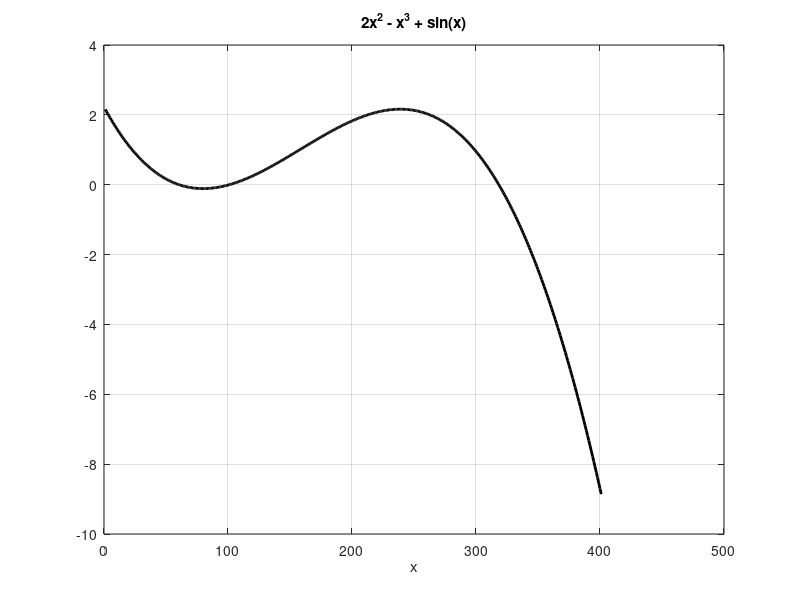

Source code (MATLAB): (Note: this script raises an error after producing the figure.)
clc;
clear;
%% Plotting Function
range = -1:0.01:3;
x = 2*(range).^2- (range).^3 + sin(range);
plot(x,'k', 'LineWidth', 2)
xlabel('x')
title('2x^2 - x^3 + sin(x)')
grid on
%%%%% BRACKETING METHODS %%%%%
%% Bisection Method
fprintf("Welcome to the Bisection Method function\n");
lowerbound = input('Please enter the lower bound:');
upperbound = input('Please enter the upper bound:');
while(upperbound < lowerbound)
    fprintf("Upper bound is smaller than the lower bound\n");
    upperbound = input('Please enter the upper bound: ');
end
maxiter = input('Please enter the maximum iteration number:');
tol = input('Please enter the wanted number accuracy in significant digits:');
[root,  iteration, score] = q4_BisectionMethod(lowerbound, upperbound, maxiter, tol);
fprintf('The root is %.10f', root);
fprintf('\n')
fprintf('The root given by fzero function is %.10f', score);
fprintf('\n')
fprintf('The iteration number is %d', iteration);
fprintf('\n')
%% False Position Method
fprintf("Welcome to the False Position Method function\n");
lowerbound = input('Please enter the lower bound:');
upperbound = input('Please enter the upper bound:');
while(upperbound < lowerbound)
    fprintf("Upper bound is smaller than the lower bound\n");
    upperbound = input('Please enter the upper bound: ');
end
maxiter = input('Please enter the maximum iteration number:');
tol = input('Please enter the wanted number accuracy in significant digits:');
[root, iteration, score] = q4_FalsePositionMethod(lowerbound, upperbound, maxiter, tol);
fprintf('The root is %.8f', root);
fprintf('\n')
fprintf('The root given by fzero function is %.8f', score);
fprintf('\n')
fprintf('The iteration number is %d', iteration);
fprintf('\n')
%% Modified False Position Method
fprintf("Welcome to the Modified False Position Method function\n");
lowerbound = input('Please enter the lower bound:');
upperbound = input('Please enter the upper bound:');
while(upperbound < lowerbound)
    fprintf("Upper bound is smaller than the lower bound\n");
    upperbound = input('Please enter the upper bound: ');
end
maxiter = input('Please enter the maximum iteration number:');
tol = input('Please enter the wanted number accuracy in significant digits:');
[root, iteration, score] = q4_ModifiedFalsePositionMethod(lowerbound, upperbound, maxiter, tol);
fprintf('The root is %.8f', root);
fprintf('\n')
fprintf('The root given by fzero function is %.8f', score);
fprintf('\n')
fprintf('The iteration number is %d', iteration);
fprintf('\n')
%%%%% BRACKETING METHODS %%%%%

%%%%% OPEN METHODS %%%%%
%% Newton Method
fprintf("Welcome to the Newton Method function\n");
p0 = input('Please enter the initial value:');

maxiter = input('Please enter the maximum iteration number:');
tol = input('Please enter the wanted number accuracy in significant digits:');

[root, iteration, score] = q4_NewtonMethod(p0, maxiter, tol);
fprintf('The root is %.8f', root);
fprintf('\n')
fprintf('The root given by fzero function is %.8f', score);
fprintf('\n')

fprintf('The iteration number is %d', iteration);
fprintf('\n')
%% Secant Method
fprintf("Welcome to the Secand Method function\n");
p0 = input('Please enter the p0:');
p1 = input('Please enter the p1:');
maxiter = input('Please enter the maximum iteration number:');
tol = input('Please enter the wanted number accuracy in significant digits:');
[root, iteration, score] = q4_SecantMethod(p0, p1, maxiter, tol);
fprintf('The root is %.8f', root);
fprintf('\n')
fprintf('The root given by fzero function is %.8f', score);
fprintf('\n')
fprintf('The iteration number is %d', iteration);
fprintf('\n')
%% Fixed Point Iteration
fprintf("Welcome to the Fixed Point Iteration function\n");
p0 = input('Please enter the initial value:');
maxiter = input('Please enter the maximum iteration number:');
tol = input('Please enter the wanted number accuracy in significant digits:');
[root, iteration, score] = q4_FixedPointIteration(p0, maxiter, tol);
fprintf('The root is %.8f', root);
fprintf('\n')
fprintf('The root given by fzero function is %.8f', score);
fprintf('\n')
fprintf('The iteration number is %d', iteration);
fprintf('\n')

%%%%% OPEN METHODS %%%%%